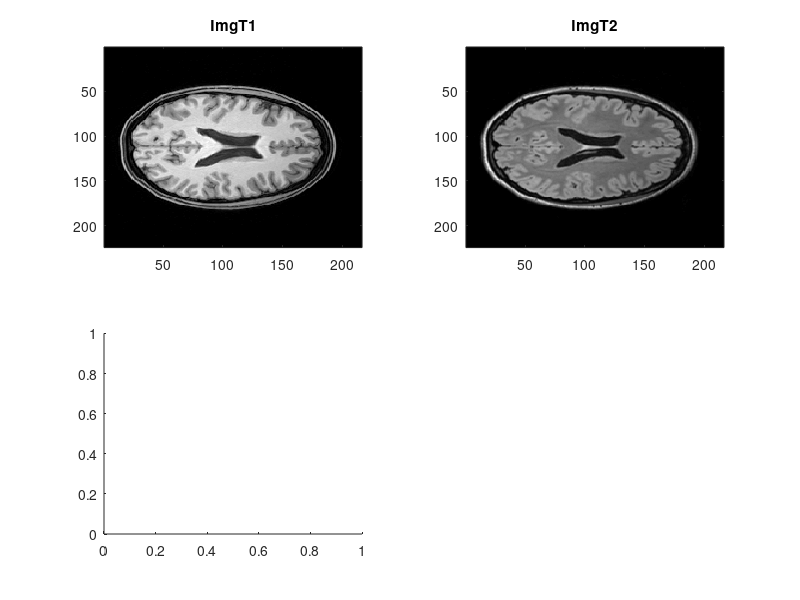

MATLAB code to generate this figure: (Note: this script raises an error after producing the figure.)
% 02502 - Image Analysis DTU 
% Exercise 6b on Advanced segmentation
% Topic: Fisherman's Linear discriminant analysis for segmentation
%
%The exercise is to perform advanced segmentation of two brain tissue types. 
% To improve the segmentation result over the simpler intensity histogram thresholding methods we 
% will use two input features compared to a single. 
% The two input features are two different image modalities acquired on the same brain. 
%
% The two tissue types to be segmented are: 
%   I) The White Matter (WM) is the tissue type that contain the brain network - like the cables 
%      in the internet. 
%.     The  WM ensure the communication flow between functional brain regions. 
%   II) The Grey Matter (GM) is the tissue type that contain the cell bodies at the end of the 
%       brain network and are the functional units in the brain. 
%.      The functional units are like CPUs in the computer. 
%.      They are processing our sensorial input and are determining a reacting 
%       to these. It could be to start running.
% 
% Provided data:
% ex6_ImgData2Load.mat contain all image and ROI data which are loaded into the 
% variables:
%   ImgT1 - One axial slice of brain using T1W MRI acquisition
%   ImgT2 - One axial slice of brain using T2W MRI acquisition
%   ROI_WM - Binary training data for class 1: Expert identification of voxels belonging to 
% tissue type: White Matter
%   ROI_GM - Binary training data for class 2: Expert identification of voxels belonging to 
% tissue type: Grey Matter
%
% LDA-m  Is matlab function that realise the Fisher's linear discriminant analyse as described in Note for lecture 6
%
% Exercise -  You simply go step-by-step and fill the command
% lines and answer/discuss the questions.
%
% October 2020, Tim Dyrby, tbdy@dtu.dk

%Clean up variables and figures
clear all
close all

% 0) Set path to working directory using cd('path') where image data and
% the LDA.m function are placed. 

%cd('/mnt/projects/timd/02502/Exercise_week7_LDA')
load('ex6_ImagData2Load.mat')


%% 2) Display both the T1 and T2 images, their histograms and scatter plots 
% Tips: Use the 'imagesc()', 'histogram()' and 'scatter()' functions
% Add relevant title and label for each axis. One can use 'subplot()' to show more
% subfigures in the same figure 


%Solution:
figure(1), colormap('gray')

subplot(2,2,1)
imagesc(ImgT1), title('ImgT1')
subplot(2,2,2)
imagesc(ImgT2), title('ImgT2')
subplot(2,2,3)
histogram(ImgT1), title('Histogram ImgT1')
subplot(2,2,4)
histogram(ImgT2), title('Histogram ImgT2')

figure(2), hold on
scatter(ImgT1(:),ImgT2(:),'xb'), title('Scatter T1 vs T2')
xlabel('ImgT1')
ylabel('ImgT2')


%% 3) Place trainings examples i.e. ROI_WM and ROI_GM into variables C1 and C2 representing  class 1 and class 2 respectively. 
% Show in a figure the manually expert drawings of the C1 and C2 training
% examples. Tips: use 'imagesc()'

C1=ROI_WM;
C2=ROI_GM;

figure(3), hold on
subplot(1,2,1)
imagesc(C1), title('Training data WM')
subplot(1,2,2)
imagesc(C2), title('Training data GM')

%% 4) For each binary training ROI find the corresponding training examples in ImgT1 and ImgT2. 
% Later these will be extracted for LDA training. 
% Tips: Use the 'find()' function which return the index to voxels in the image full filling e.g. intensity values >0 hence belong to a given class. 
% Name the index variables qC1 and qC2, respectively.

%Solution:
qC1=find(C1(:)>0);
qC2=find(C2(:)>0);

%% 5) Make a training data vector (X) and target class vector (T) as input for the 'LDA()' function. 
% T and X should have the same length of data points.
% - X: training data vector should first include all data points for class 1 and
% then the data points for class 2. Data points are the two input features ImgT1, ImgT2
% - T: Target class identifier for X where '0' are Class 1 and a '1' is Class 0.

%Solution:
X=[ImgT1(qC1), ImgT2(qC1)];
X=[X;[ImgT1(qC2), ImgT2(qC2)]];

T=[zeros(length(qC1),1); ones(length(qC2),1)];

%% 6) Make a scatter plot of the training points of the two input features for class 1 and class 2. 
% Show Class 1 and 2 as green and black circles, respectively. 
% Add relevant title and labels to axis

%Solution:
figure(4), hold on
scatter(ImgT1(qC1),ImgT2(qC1),'og')
scatter(ImgT1(qC2),ImgT2(qC2),'ok')
title('Scatter plot of Class1 and Class2 training points')
xlabel('ImgT1')
ylabel('ImgT2')


%% 7) Estimate the Fisher discriminant function coefficients (w0 and w) i.e. y(x)~ w+w0 given X and T by using the
%'W=LDA()' function.
% Tip: Read the Bishop note on Chapter 4. 
%The LDA function outputs W=[[w01 w1]; [w02 w2]] for class 1 and 2 respectively. 

W = LDA(X,T);


%% 8) Classification using W: Calculate linear scores for *all* image data points within the brain slice to be classified i.e. y(x)~ w+w0

Xall=[ImgT1(:),ImgT2(:)];
Y = [ones(length(ImgT1(:)),1) Xall] * W';
 
%% 9) Classification: Calculate the posterior probability i.e. P(X|C1) of a data point belonging to class 1
% Note: Using Bayes: Since y(x) is the exponential of the posterior probability 
% hence we take exp(y(x)) to get P(X|C1)=(P(X|mu,var)P(C1))) and divide with the conditional probability (P(X)) as normalisation factor.  
 
 PosteriorProb = exp(Y) ./ repmat(sum(exp(Y),2),[1 2]);

 
%% 10) Segmentation: Find all voxles in the T1w and T2w image with P(X|C1)>0.5 as belonging to Class 1 using the 'find()' function. 
% Similarly, find all voxels belonging to class 2.

%Solution:
qSegC1=find(PosteriorProb(:,1)>0.5);
qSegC2=find(PosteriorProb(:,1)<=0.5);



%% 11) Show scatter plot of segmentation results as in 6). 
% Q1: Can you identify where the hyper plan is placed i.e. y(x)=0? 
% -->A1: Yes, all the segmented points show a clear line at their
% interface=Hyperplan
%
% Q2: Is the hyperplan positioned as you expected?
% -->A2: Yes and no - I would expect all black and green training data points to be on each side of the hyperplan. 
%
% Q3: Would segmentation be as good as using a single image modality using
% thresholding?
% -->A3: If that should be the case the hyperplan would be orthogonal to one
% of the features. It is not. So no.
%
% Q4: From the scatter plot does the segmentation results make sense? Are the two tissue types segmented correctly .
% -->A4: Looks good, but hard to say from a scatter plot

%Solution:
figure(5), hold on, colormap('gray')
scatter(ImgT1(:),ImgT2(:),'xb')
scatter(ImgT1(qSegC1),ImgT2(qSegC1),'or')

scatter(ImgT1(qC1),ImgT2(qC1),'og')
scatter(ImgT1(qC2),ImgT2(qC2),'ok')
xlabel('ImgT1')
ylabel('ImgT2')
title(' Hyperplan?: C1 and C2 training samples onto all segmented voxels' )


%% 12) Show segmentation results and training examples of class 1 and 2 in sub figures.  
% Q5: Are the training examples representative for the
% segmentation results? Are you surprised that so few training examples perform
% so well? Do you need to be an anatomical expert to draw these?
%
% -->A5: Yes they are representative.  Yes and no; one do not need to be an
% anatomical expert, but you need to understand what the method needs as input to perform well.
%
% Q6: Compare the segmentation results with the original image. Is the segmentation results satisfactory? Why not?
% -->A6: Yes, the WM and GM classes looks correct segmented when comparing to the anatomical structures in ImgT1 and ImgT2.
%
% Q7: Is one class completely wrong segmented? What is the problem?
% --> A7: Yes -The problem is that all background and scull voxels also are classified as
%     GM. Solution is to identify the background voxels and exclude these
%     from the segmentation or to add an extra class for background voxels.

%Solution:
figure(6),title('LDA Segmentation results: Class 1, WM')
colormap('gray')
hold on

subplot(3,2,1)
imagesc(ImgT1),title('Feature 1: T1 Image')

subplot(3,2,2)
imagesc(ImgT1),title('Feature2: T2 Image')

subplot(3,2,3)
SegT1=ImgT1;
SegT1(qC1)=50000; % Set C1 pixels to value of 5000 
imagesc(SegT1), title('Training samples C1 (WM)')

subplot(3,2,4)
SegT1=ImgT1;
SegT1(qSegC1)=50000; % Set C1 pixels to value of 5000 
imagesc(SegT1),title('Segmentation result: C1 (WM)')


subplot(3,2,5)
SegT1=ImgT1;
SegT1(qC2)=50000; % Set C1 pixels to value of 5000 
imagesc(SegT1), title('Training samples C2 (GM)')

subplot(3,2,6)
SegT1=ImgT1;
SegT1(qSegC2)=50000; % Set C2 pixels to value of 5000 
imagesc(SegT1),title('Segmentation result: C2 (GM)')